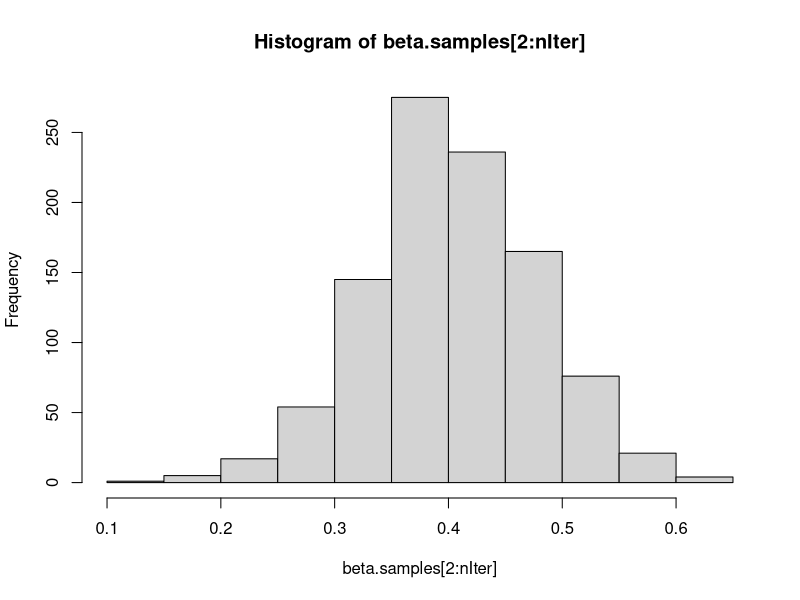
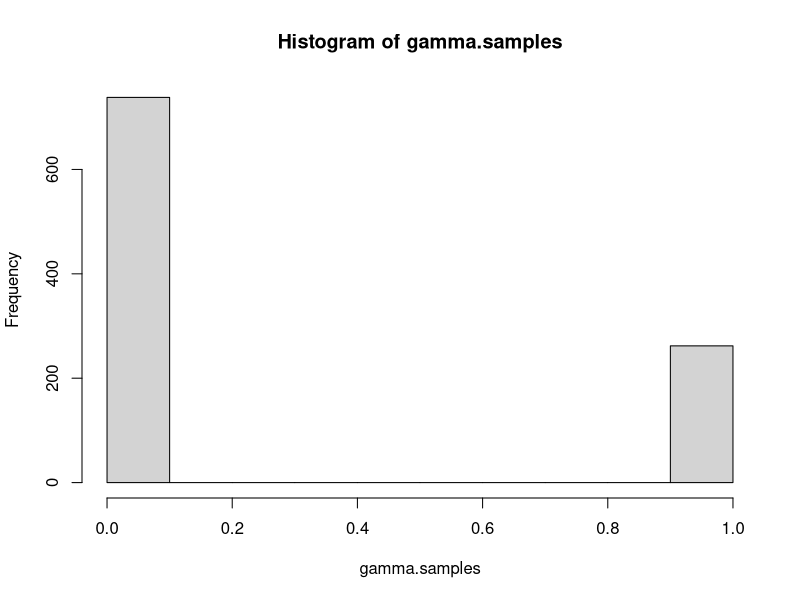

These figures' R source, in order:
## ---- chunk 1
knitr::opts_chunk$set(echo = TRUE)
## ---- chunk 2
# simulate data
set.seed(1)
n = 500
# binary predictor
A = rbinom(n, 1, prob = 0.4)
y = rnorm(n, mean = 0.5 * A)

# MCMC
# to do: figure out the regularization


nIter = 1000

nu_1 = 5
nu_0 = 0.2

gamma.samples = array(0, dim = nIter)
theta.samples = array(0.5, dim = nIter)
beta.samples = array(0, dim = nIter)
sigsq.samples = array(1, dim = nIter)

for(it in 2:nIter) {
  # sample theta
  theta.samples[it] = rbeta(1, shape1 = gamma.samples[it-1] + 1  ,shape2 = 2 - gamma.samples[it-1])
  
  # sample gamma
  pg = (theta.samples[it] * dnorm(beta.samples[it-1],mean = 0, sd = nu_1))/( (theta.samples[it] * dnorm(beta.samples[it-1],mean = 0, sd = nu_1)) + (1-theta.samples[it]) * dnorm(beta.samples[it-1],mean = 0, sd = nu_0)) 
  
  gamma.samples[it] = rbinom(1, 1, prob = pg)
  
  # sample beta
  m = (sum(A)/sigsq.samples[it-1] + ifelse(gamma.samples[it] == 1, 1/nu_1, 1/nu_0))
  beta.samples[it] = rnorm(1, mean = m^-1/sigsq.samples[it-1] * t(A) %*% y, sd = sqrt(1/m) )
  
  # sample sigsq
  ss = sum ( (y - beta.samples[it] * A)^2 )
  sigsq.samples[it] = 1/rgamma(1, shape = (n+1)/2, rate = (ss + 1)/2  )
  
}

summary(lm(y~A))

hist(beta.samples[2:nIter])
hist(gamma.samples)
